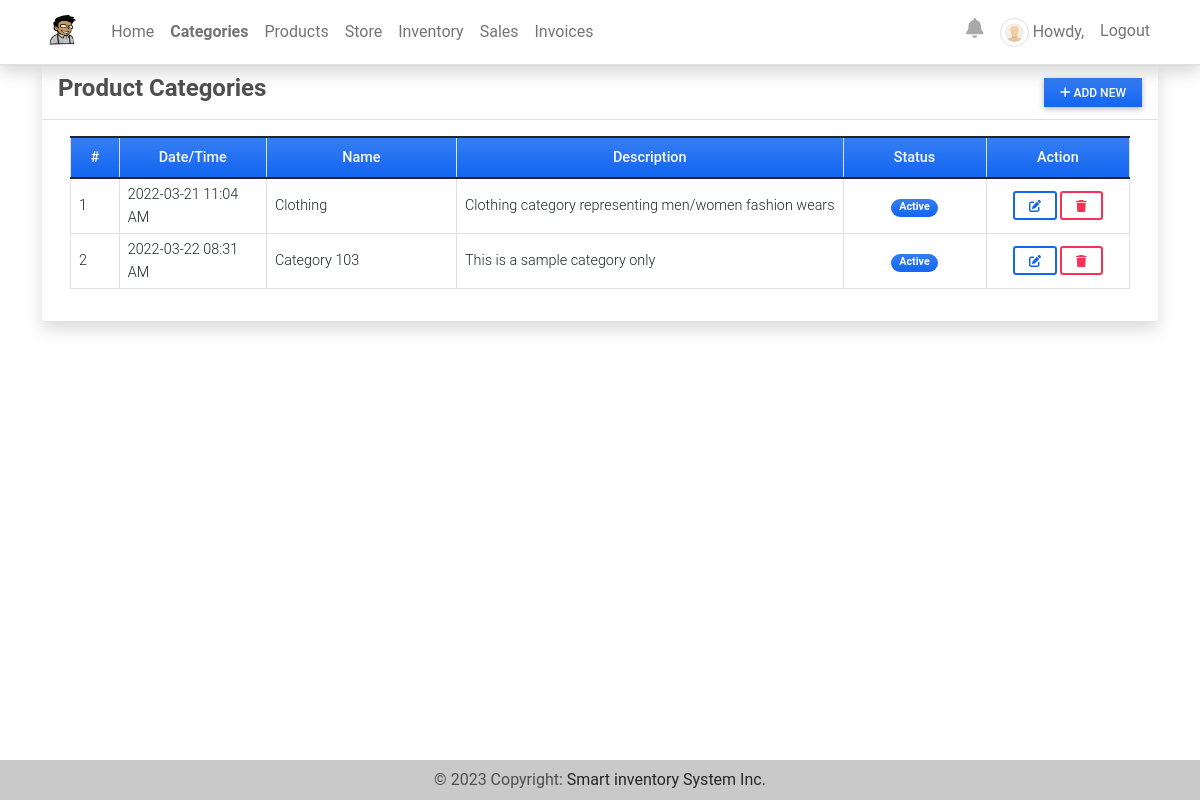
/category (signed in), run on the app's committed database.
### imsApp/models.py (models this page shows, shortened)
class Category(models.Model):
    name = models.CharField(max_length=250)
    description = models.TextField()
    status = models.CharField(max_length=2, choices=(('1','Active'),('2','Inactive')), default=1)
    date_created = models.DateTimeField(default=timezone.now)
    date_updated = models.DateTimeField(auto_now=True)

### imsApp/auth.py (the view)
    def wrapper_function(request,*args,**kwargs):
        if request.user.is_superuser:
            return view_function(request,*args,**kwargs)
        else:
            return redirect('home-page')

### imsApp/auth.py (called while the page is built)
def admin_only(view_function):
    def wrapper_function(request,*args,**kwargs):
        if request.user.is_superuser:
            return view_function(request,*args,**kwargs)
        else:
            return redirect('home-page')
    return wrapper_function

### imsApp/views.py (called while the page is built)
@admin_only
@login_required
def category_mgt(request):
    context['page_title'] = "Product Categories"
    categories = Category.objects.all()
    context['categories'] = categories
    return render(request, 'category_mgt.html', context)

### imsApp/templates/category_mgt.html (shortened to what this page needs)
{% extends 'base.html' %} {% block pageContent %}
<div class="col-lg-12 col-md-12 col-sm-12 col-xs-12">
    <div class="card card-default rounded-0 shadow ">
        <div class="card-header">
            <div class="d-flex w-100 align-items-center justify-content-between">
                <h4 class="card-title fw-bold">Product Categories</h4>
                <div class="tools">
                    <button type="button" class="btn btn-primary rounded-0 bg-gradient btn-sm" id='add_new'><i class="fa fa-plus"></i> Add New</button>
                </div>
            </div>
        </div>
        <div class="card-body">
            <div class="container-fluid">
                <table class="table table-bordered" id="category-list">
                    <colgroup>
                        <col width="5%">
                        <col width="15%">
                        <col width="20%">
                        <col width="30%">
                        <col width="15%">
                        <col width="15%">
                    </colgroup>
                    <thead>
                        <tr class="bg-gradient bg-primary bg-opacity-50 text-light">
                            <th class="px-2 py-2 text-center">#</th>
                            <th class="px-2 py-2 text-center">Date/Time</th>
                            <th class="px-2 py-2 text-center">Name</th>
                            <th class="px-2 py-2 text-center">Description</th>
                            <th class="px-2 py-2 text-center">Status</th>
                            <th class="px-2 py-2 text-center">Action</th>
                        </tr>
                    </thead>
                    <tbody>
                        {% for category in categories %}
                        <tr>
                            <td class="px-2 py-1 align-middle">{{ forloop.counter }}</td>
                            <td class="px-2 py-1 align-middle">{{ category.date_created|date:"Y-m-d h:i A" }}</td>
                            <td class="px-2 py-1 align-middle">{{ category.name }}</td>
                            <td class="px-2 py-1 align-middle">
                                <p class="m-0 text-truncate">{{ category.description }}</p>
                            </td>
                            <td class="px-1 py-1 align-middle text-center">
                                {% if category.status == '1' %}
                                <span class="badge bg-primary bg-gradient rounded-pill px-2">Active</span> {% else %}
                                <span class="badge bg-secondary bg-gradient rounded-pill px-2">Inactive</span> {% endif %}
                            </td>
                            <td class="px-2 py-1 align-middle text-center">
                                <a class="btn btn-outline-primary btn-sm edit-data" href="javascript:void(0)" data-id="{{ category.pk }}" title="Edit">
                                    <i class="fa fa-edit"></i>
                                </a>
                                <button class="btn btn-outline-danger btn-sm delete-data" type="button" data-id="{{ category.pk }}" title="Delete">
                                    <i class="fa fa-trash"></i>
                                </button>
                            </td>
                        </tr>
                        {% endfor %}
                    </tbody>
                </table>
            </div>
        </div>
    </div>
</div>
{% endblock pageContent %}

### static/assets/default/css/style.css (style rules this page uses)
html, body { height: 100%; width: 100%; max-height: 100%; overflow: auto; display: flex; flex-direction: column; }

### data on the page
Category: date_created "2022-03-21 11:04 AM", name "Clothing", description "Clothing category representing men/women fashion wears", status "Active"
Category: date_created "2022-03-22 08:31 AM", name "Category 103", description "This is a sample category only", status "Active"
